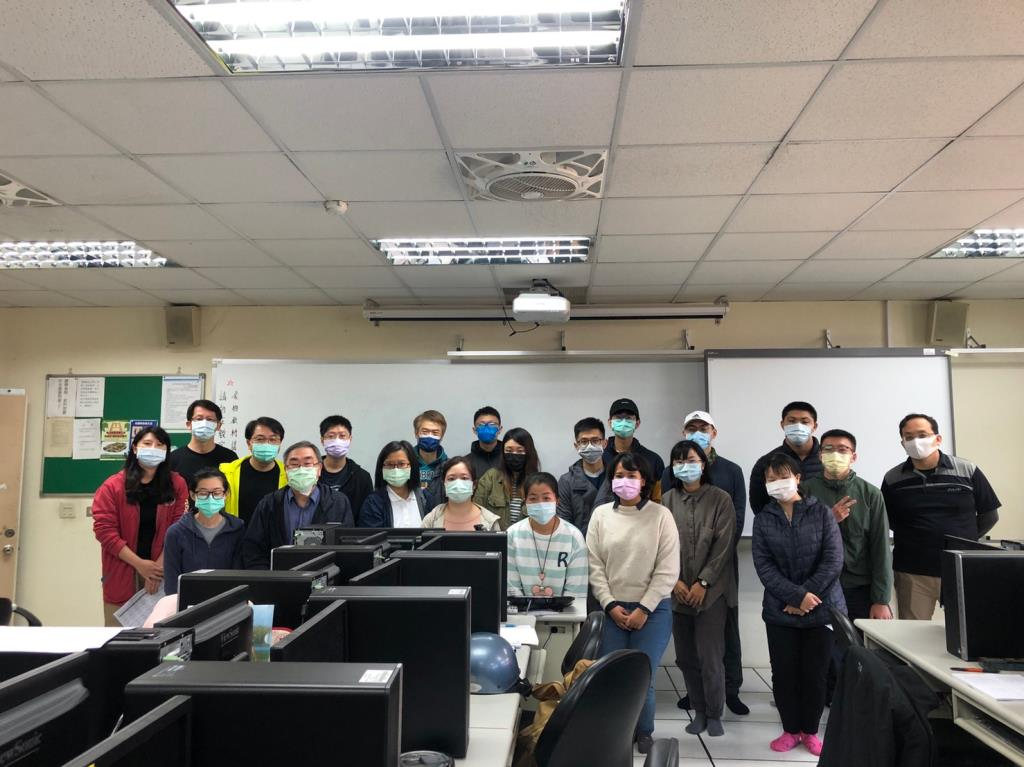
#> input picture ALL01.jpg, 1024 x 767 px
$ python test10_threshlod.py
#> lines starting #> are read from the running program, lines starting #| are printed output that depends on the picture; after the words box and inside, x2 and y2 are one past the last pixel; in counts of white or black regions, pixels touching at a corner belong together
# 15.3_Otsu's 二值化
import cv2
import numpy as np
from matplotlib import pyplot as plt

img = cv2.imread('ALL01.jpg', 0)
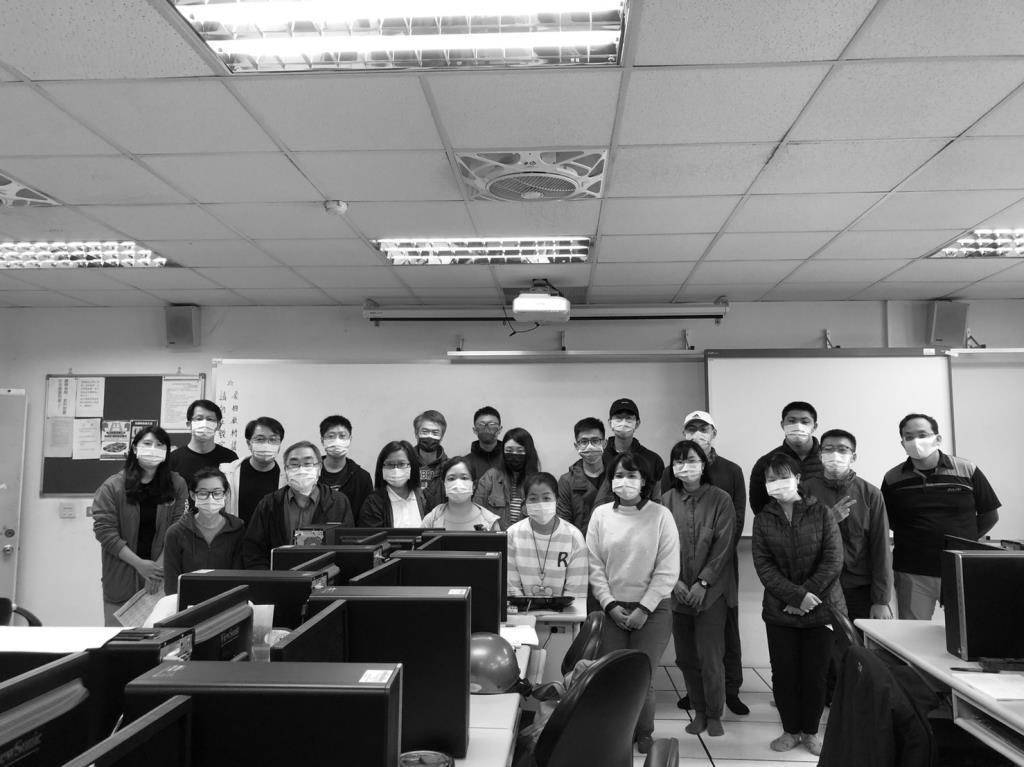
#> img: shape (767, 1024); min 0, max 255, mean 125.2
# global thresholding
ret1, th1 = cv2.threshold(img, 127, 255, cv2.THRESH_BINARY)
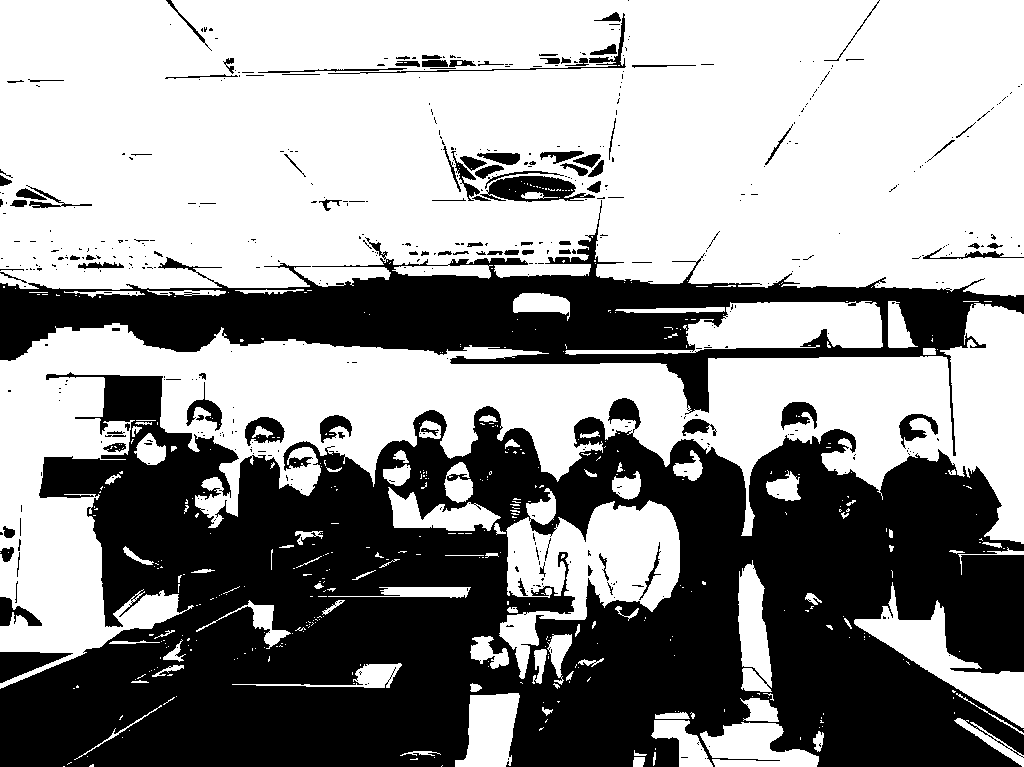
#> th1: shape (767, 1024); 58.5% white; 520 black regions (416 under 20 px), largest, box (x1, y1, x2, y2) and area: (0, 372, 1024, 767) 250775, (0, 200, 1024, 456) 58394, (480, 176, 595, 202) 1745
# Otsu's thresholding
ret2, th2 = cv2.threshold(img, 0, 255, cv2.THRESH_BINARY+cv2.THRESH_OTSU)
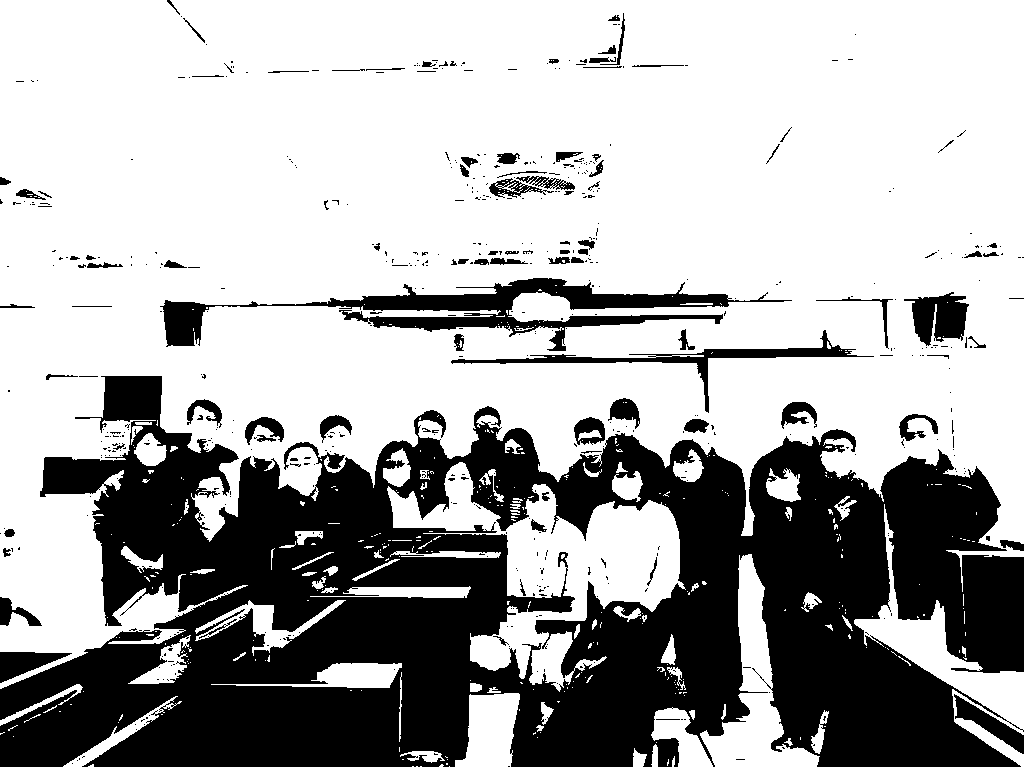
#> th2: shape (767, 1024); 66.8% white; 558 black regions (468 under 20 px), largest, box (x1, y1, x2, y2) and area: (0, 376, 1024, 767) 229944, (160, 278, 792, 351) 11557, (451, 330, 874, 413) 3115
#> ret2 = 104
# Otsu's thresholding after Gaussian filtering
# （9,9）為高斯核的大小，8 為標準差
blur = cv2.GaussianBlur(img, (9, 9), 8)
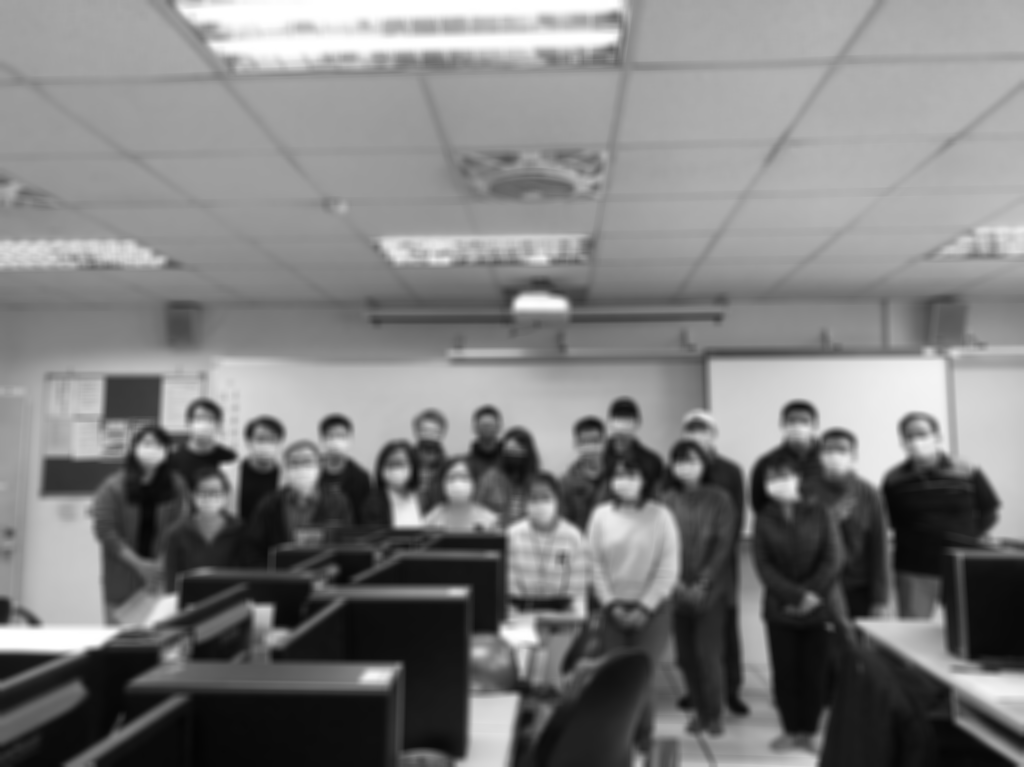
#> blur: shape (767, 1024); min 4, max 255, mean 125.2
# 閥值一定要設為 0！
###########################一定要0!
ret3, th3 = cv2.threshold(blur, 0, 255, cv2.THRESH_BINARY+cv2.THRESH_OTSU)
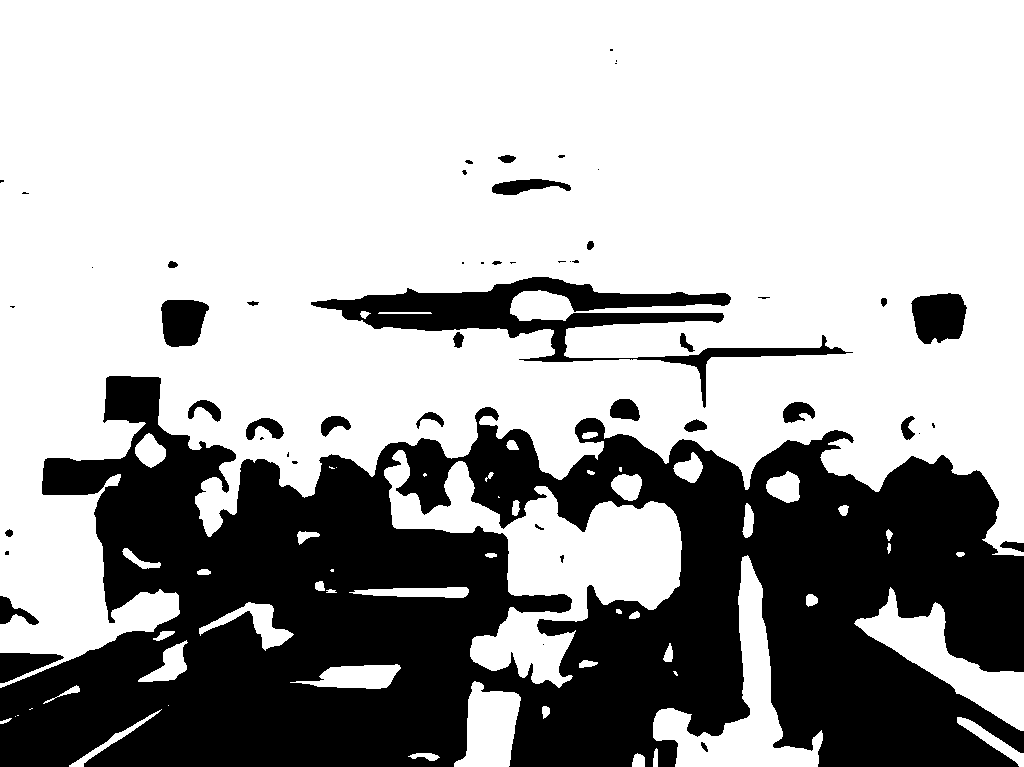
#> th3: shape (767, 1024); 66.7% white; 53 black regions (24 under 20 px), largest, box (x1, y1, x2, y2) and area: (0, 376, 1024, 767) 237636, (311, 277, 853, 408) 14027, (911, 293, 967, 344) 2236
#> ret3 = 105
# plot all the images and their histograms


cv2.imshow("origin", img)
cv2.imshow("th1", th1)
cv2.imshow("th2", th2)
cv2.imshow("th3", th3)
cv2.waitKey(0)
cv2.destroyAllWindows()


# [16 lines of commented-out code are left out]

$ run again, with test14_00.jpg copied over ALL01.jpg
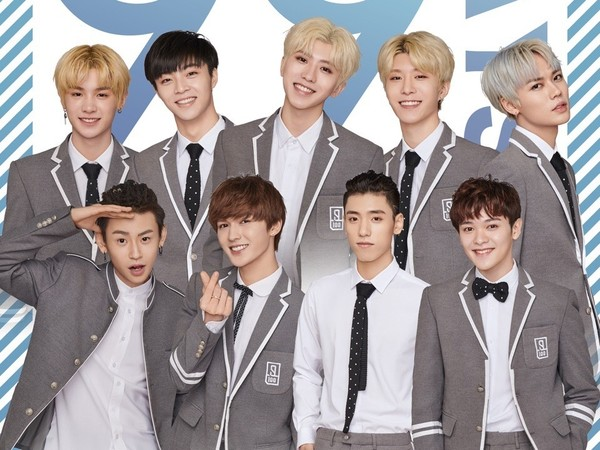
#> input picture test14_00.jpg, 600 x 450 px
#> `ret1, th1 = cv2.threshold(img, 127, 255, cv2.THRESH_BINARY)`:
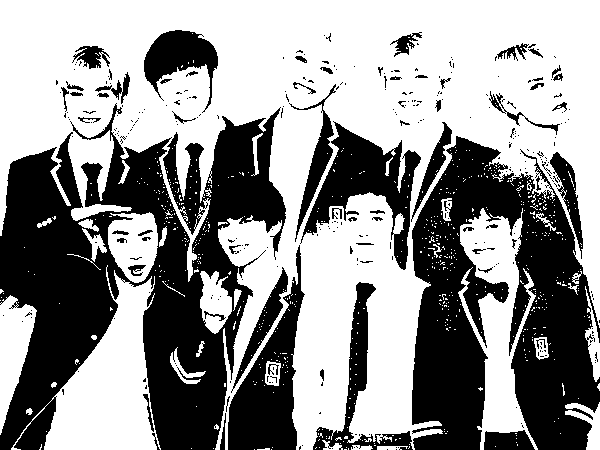
#> th1: shape (450, 600); 57.7% white; 329 black regions (262 under 20 px), largest, box (x1, y1, x2, y2) and area: (0, 103, 286, 450) 50121, (412, 136, 600, 450) 35570, (228, 245, 305, 450) 6602
#> th2: shape (450, 600); 43.3% white; 293 white regions (229 under 20 px), largest, box (x1, y1, x2, y2) and area: (120, 0, 600, 450) 67565, (44, 272, 156, 450) 10469, (0, 0, 154, 177) 9958
#> ret2 = 163
#> `ret3, th3 = cv2.threshold(blur, 0, 255, cv2.THRESH_BINARY+cv2.THRESH_O..`:
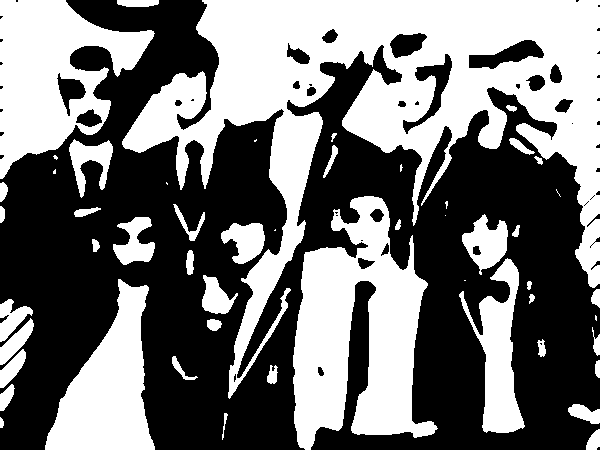
#> th3: shape (450, 600); 45.4% white; 52 white regions (11 under 20 px), largest, box (x1, y1, x2, y2) and area: (122, 0, 600, 399) 60607, (293, 196, 438, 450) 21186, (0, 0, 155, 179) 14464
#> ret3 = 160

$ run again, with test14_01.JPG copied over ALL01.jpg
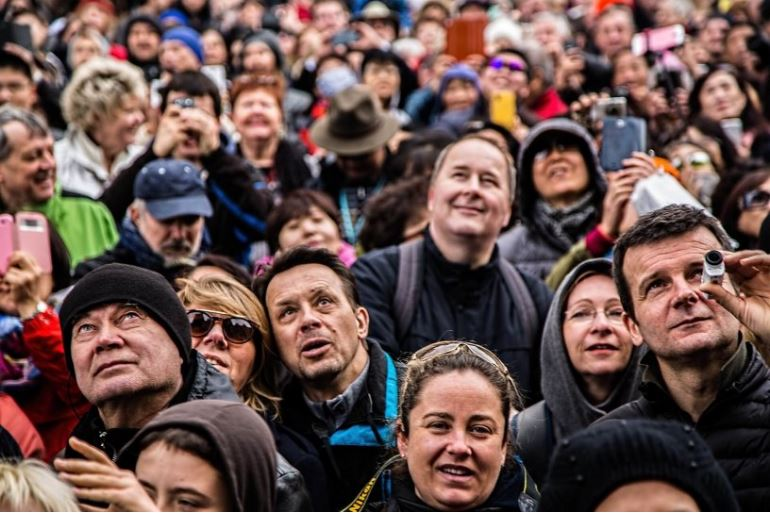
#> input picture test14_01.JPG, 770 x 515 px
#> `ret1, th1 = cv2.threshold(img, 127, 255, cv2.THRESH_BINARY)`:
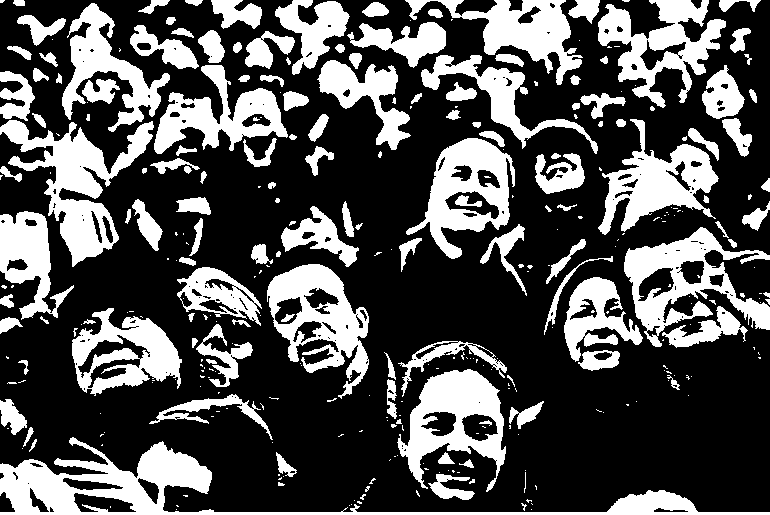
#> th1: shape (515, 770); 31.8% white; 330 white regions (194 under 20 px), largest, box (x1, y1, x2, y2) and area: (0, 437, 770, 515) 11559, (0, 120, 154, 267) 7549, (624, 227, 770, 347) 6455
#> th2: shape (515, 770); 45% white; 208 white regions (130 under 20 px), largest, box (x1, y1, x2, y2) and area: (0, 0, 728, 335) 74859, (0, 396, 770, 515) 15465, (564, 226, 770, 372) 15035
#> ret2 = 94
#> `ret3, th3 = cv2.threshold(blur, 0, 255, cv2.THRESH_BINARY+cv2.THRESH_O..`:
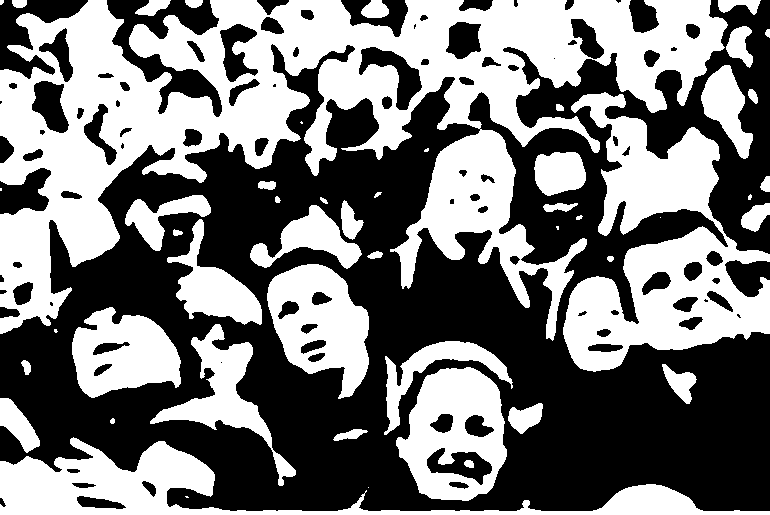
#> th3: shape (515, 770); 46.9% white; 51 white regions (10 under 20 px), largest, box (x1, y1, x2, y2) and area: (0, 0, 728, 341) 92587, (563, 92, 770, 372) 26004, (0, 437, 770, 515) 15469
#> ret3 = 91
